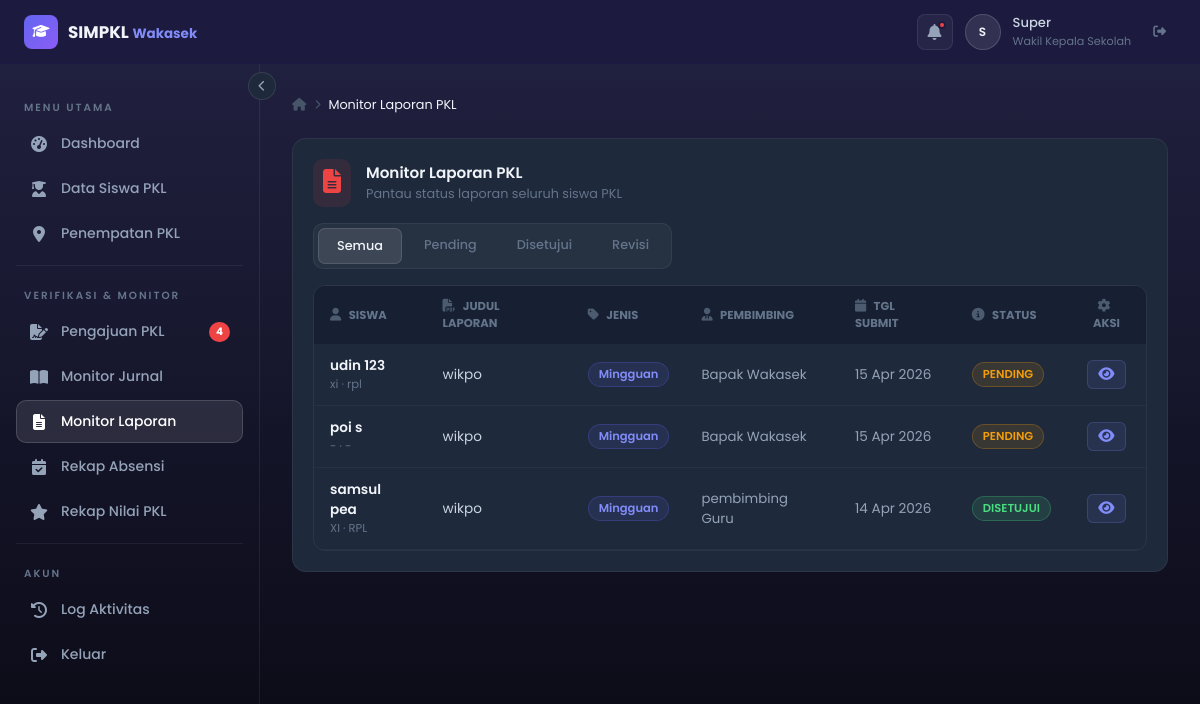
The app's page /pembimbingPerusahaan/laporan.php (signed in) with its own data.
### tables this page shows
CREATE TABLE `laporan_pkl` (
  `id` int(11) NOT NULL,
  `siswa_id` int(11) NOT NULL,
  `judul_laporan` varchar(200) DEFAULT NULL,
  `file_path` varchar(255) DEFAULT NULL,
  `jenis_laporan` enum('mingguan','akhir') NOT NULL,
  `status_pembimbing` enum('pending','revisi','disetujui') DEFAULT 'pending',
  `status_wakasek` enum('pending','disetujui') DEFAULT 'pending',
  `catatan_revisi` text DEFAULT NULL,
  `tampil_di_publik` tinyint(1) DEFAULT 0,
  `created_at` timestamp NOT NULL DEFAULT current_timestamp()
);

CREATE TABLE `users` (
  `id` int(11) NOT NULL,
  `nama_depan` varchar(50) NOT NULL,
  `nama_belakang` varchar(50) NOT NULL,
  `email` varchar(100) NOT NULL,
  `password` varchar(255) NOT NULL,
  `role` enum('siswa','pembimbing','wakasek','admin') NOT NULL,
  `created_at` timestamp NOT NULL DEFAULT current_timestamp()
);

CREATE TABLE `profil_siswa` (
  `id` int(11) NOT NULL,
  `user_id` int(11) NOT NULL,
  `nis` varchar(20) DEFAULT NULL,
  `kelas` varchar(20) DEFAULT NULL,
  `jurusan` varchar(50) DEFAULT NULL,
  `no_hp` varchar(15) DEFAULT NULL,
  `foto_profil` varchar(255) DEFAULT NULL,
  `jenis_kelamin` enum('Laki-laki','Perempuan') DEFAULT NULL,
  `agama` varchar(50) DEFAULT NULL,
  `tempat_lahir` varchar(100) DEFAULT NULL,
  `tanggal_lahir` date DEFAULT NULL,
  `alamat` text DEFAULT NULL,
  `golongan_darah` enum('A','B','AB','O') DEFAULT NULL
);

### pembimbingPerusahaan/laporan.php (the view, shortened to what this page needs)
<?php
$pdo = getDB();
$filter = $_GET['filter'] ?? 'all';
$sql = "
    SELECT lp.*, u.nama_depan, u.nama_belakang, ps.kelas, ps.jurusan,
           pu.nama_depan AS pname, pu.nama_belakang AS plname
    FROM laporan_pkl lp
    JOIN users u ON u.id = lp.siswa_id
    LEFT JOIN profil_siswa ps ON ps.user_id = lp.siswa_id
    LEFT JOIN pkl_anggota pa ON pa.siswa_id = lp.siswa_id
    LEFT JOIN pkl_pengajuan pp ON pp.id = pa.pengajuan_id
    LEFT JOIN users pu ON pu.id = pp.pembimbing_id
    WHERE 1=1
";
$params = [];
$sql .= " ORDER BY lp.created_at DESC";
$stmt = $pdo->prepare($sql); $stmt->execute($params);
$laporanList = $stmt->fetchAll();
include 'partials/header.php';
?>
<div class="breadcrumb"><i class="fas fa-home"></i> <i class="fas fa-chevron-right" style="font-size:.6rem"></i> <span>Monitor Laporan PKL</span></div>
<div class="panel-full">
  <div class="panel-header">
    <div style="display:flex;align-items:center;gap:15px">
      <div style="background:rgba(239,68,68,.1);padding:10px;border-radius:10px"><i class="fas fa-file-alt" style="color:#ef4444;font-size:1.5rem"></i></div>
      <div>
        <h3 style="margin:0;color:#f1f5f9">Monitor Laporan PKL</h3>
        <p style="margin:0;color:#64748b;font-size:.8rem">Pantau status laporan seluruh siswa PKL</p>
      </div>
    </div>
  </div>
  <div class="filter-bar">
    <div class="tab-bar" style="margin-bottom:0">
      <?php foreach(['all'=>'Semua','pending'=>'Pending','disetujui'=>'Disetujui','revisi'=>'Revisi'] as $val=>$lbl): ?>
      <a href="laporan.php?filter=<?=$val?>" class="tab-btn <?=$filter===$val?'active':''?>"><?=$lbl?></a>
      <?php endforeach; ?>
    </div>
  </div>
  <?php if(empty($laporanList)): ?>
  <div class="empty-state"><i class="fas fa-file-alt"></i><p>Tidak ada laporan</p></div>
  <?php else: ?>
  <div class="table-responsive">
    <table>
      <thead><tr>
        <th><i class="fas fa-user"></i> Siswa</th>
        <th><i class="fas fa-file-pdf"></i> Judul Laporan</th>
        <th><i class="fas fa-tag"></i> Jenis</th>
        <th><i class="fas fa-user-tie"></i> Pembimbing</th>
        <th><i class="fas fa-calendar"></i> Tgl Submit</th>
        <th><i class="fas fa-info-circle"></i> Status</th>
        <th style="text-align:center"><i class="fas fa-cog"></i> Aksi</th>
      </tr></thead>
      <tbody>
      <?php foreach($laporanList as $l):
        $nama = htmlspecialchars($l['nama_depan'].' '.$l['nama_belakang']);
        $pembimbing = htmlspecialchars(trim(($l['pname']??'').' '.($l['plname']??'')));
        $statusMap = ['pending'=>'pill-yellow','disetujui'=>'pill-green','revisi'=>'pill-red'];
        $pillClass = $statusMap[$l['status_pembimbing']] ?? 'pill-gray';
      ?>
      <tr>
        <td>
          <div style="font-weight:600;color:#f1f5f9"><?=$nama?></div>
          <div style="font-size:.72rem;color:#64748b"><?= htmlspecialchars($l['kelas']??'-') ?> · <?= htmlspecialchars($l['jurusan']??'-') ?></div>
        </td>
        <td style="max-width:240px">
          <div style="color:#cbd5e1;white-space:nowrap;overflow:hidden;text-overflow:ellipsis"><?= htmlspecialchars($l['judul_laporan']??'-') ?></div>
        </td>
        <td><span class="pill pill-blue"><?= ucfirst($l['jenis_laporan']) ?></span></td>
        <td style="font-size:.83rem;color:#94a3b8"><?= $pembimbing ?: '-' ?></td>
        <td style="color:#94a3b8"><?= date('d M Y', strtotime($l['created_at'])) ?></td>
        <td><span class="pill <?=$pillClass?>"><?= strtoupper($l['status_pembimbing']) ?></span></td>
        <td style="text-align:center">
          <button class="btn-action btn-view"
            onclick="openLaporanModal(<?=json_encode($nama)?>, <?=json_encode($l['judul_laporan']??'-')?>, '<?=$l['status_pembimbing']?>', <?=json_encode($l['catatan_revisi']??'')?>, '<?=$l['file_path']??''?>')"
            title="Detail">
            <i class="fas fa-eye"></i>
          </button>
        </td>
      </tr>
      <?php endforeach; ?>
      </tbody>
    </table>
  </div>
  <?php endif; ?>
</div>
<?php include 'partials/footer.php'; ?>

### style.css (style rules this page uses)
*,*::before,*::after { box-sizing:border-box;margin:0;padding:0 }
html { scroll-behavior:smooth }
body { font-family:'Poppins',sans-serif;background:linear-gradient(to bottom,#222243,#090913);color:#e2e8f0;min-height:100vh;display:flex;flex-direction:column }
a { text-decoration:none;color:inherit }
h3 { font-size:1rem;font-weight:600;color:#cbd5e1 }
p { font-size:.875rem;color:#94a3b8;line-height:1.6 }
.breadcrumb { display:flex;align-items:center;gap:8px;font-size:.8rem;color:#475569;margin-bottom:24px }
.breadcrumb span { color:#f1f5f9 }
.panel-header { display:flex;align-items:center;justify-content:space-between;margin-bottom:16px }
.panel-header h3 { display:flex;align-items:center;gap:8px;font-size:.95rem;color:#e2e8f0 }
.panel-full { background:#1e293b;border:1px solid rgba(255,255,255,.06);border-radius:14px;padding:20px;animation:fadeUp .5s ease both;margin-bottom:20px }
.table-responsive { overflow-x:auto;border-radius:12px;border:1px solid rgba(255,255,255,.06) }
table { width:100%;border-collapse:collapse;font-size:.85rem }
thead tr { background:#162032 }
thead th { padding:12px 16px;text-align:left;font-size:.72rem;color:#64748b;text-transform:uppercase }
tbody tr { border-bottom:1px solid rgba(255,255,255,.04);transition:.15s }
tbody td { padding:12px 16px;color:#cbd5e1;vertical-align:middle }
th i { margin-right:5px;font-size:.8rem;opacity:.7 }
.pill { display:inline-flex;align-items:center;padding:3px 10px;border-radius:99px;font-size:.72rem;font-weight:600 }
.pill-green { background:rgba(74,222,128,.12);color:#4ade80;border:1px solid rgba(74,222,128,.25) }
.pill-yellow { background:rgba(245,158,11,.12);color:#f59e0b;border:1px solid rgba(245,158,11,.25) }
.pill-blue { background:rgba(99,102,241,.12);color:#818cf8;border:1px solid rgba(99,102,241,.25) }
.btn-action { padding:6px 10px;border-radius:6px;font-size:.9rem;transition:.3s;display:inline-flex;align-items:center;justify-content:center;cursor:pointer;border:1px solid transparent;background:transparent }
.btn-view { color:#818cf8;border-color:rgba(129,140,248,.2);background:rgba(129,140,248,.1) }
.filter-bar { display:flex;align-items:center;gap:10px;margin-bottom:16px;flex-wrap:wrap }
.tab-bar { display:flex;gap:4px;background:rgba(255,255,255,.04);border:1px solid rgba(255,255,255,.06);border-radius:10px;padding:4px;margin-bottom:20px;width:fit-content }
.tab-btn { padding:8px 18px;border-radius:7px;font-size:.8rem;font-weight:500;color:#64748b;cursor:pointer;transition:.2s;border:none;background:none;font-family:'Poppins',sans-serif }
.tab-btn.active { background:rgba(255,255,255,.1);color:#f1f5f9;border:1px solid rgba(255,255,255,.12) }

### records on screen
laporan_pkl: siswa.nama_belakang "udin 123", profil_siswa.kelas "xi", profil_siswa.jurusan "rpl", judul_laporan "wikpo", jenis_laporan "Mingguan", users.nama_depan+nama_belakang "Bapak Wakasek", created_at "15 Apr 2026", status_pembimbing "PENDING"
laporan_pkl: siswa.nama_belakang "poi s", profil_siswa.kelas "-", profil_siswa.jurusan "-", judul_laporan "wikpo", jenis_laporan "Mingguan", users.nama_depan+nama_belakang "Bapak Wakasek", created_at "15 Apr 2026", status_pembimbing "PENDING"
laporan_pkl: siswa.nama_belakang "samsul pea", profil_siswa.kelas "XI", profil_siswa.jurusan "RPL", judul_laporan "wikpo", jenis_laporan "Mingguan", users.nama_depan+nama_belakang "pembimbing Guru", created_at "14 Apr 2026", status_pembimbing "DISETUJUI"

### other values on screen
substr($_namaHeader, 0, 1) "S"
explode(' ', $_namaHeader)[0] "Super"
$cPending "4"
$lbl "Semua"
$lbl "Pending"
$lbl "Disetujui"
$lbl "Revisi"
